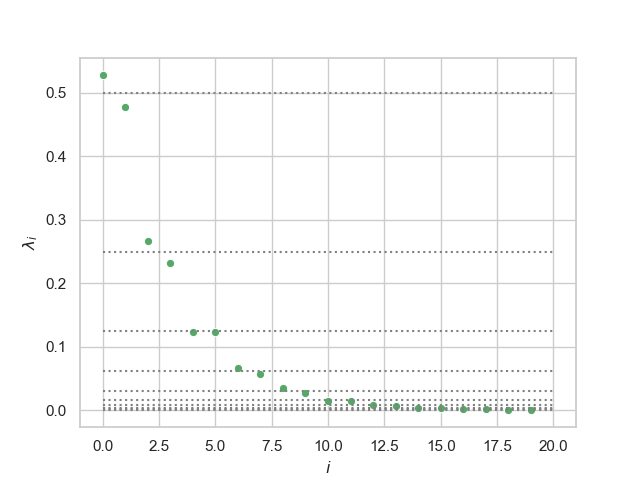

Generate this figure with Python:
"""
Description:
   test script of this papar.
   + Free probability for purely discrete eigenvalues of random matrices
       + Proposition 5.2, Example 5.4
    
Parameters:
    n: size of matrices
    U: samples from Haar measure(uniform distribution on SO(n)). Unitary matrix.

Comment:
    There may be error in Examples 5.4. Index k=1,2,3 should be k=2,3,4.
"""
import numpy as np
import numpy.linalg as LA
from numpy.random import default_rng
import matplotlib.pyplot as plt
import seaborn as sns
rng = default_rng()


# def GUE(n):
#     M = rng.normal(0, 1, size=(n, n)) + rng.normal(0, 1, size=(n, n)) * 1j
#     return (M + np.conjugate(M.T)) / 2


# def GUE2(n, mu):
#     U = Haar(n)
#     D = np.diag(mu)
#     return U @ D @ np.conjugate(U).T


def Haar(n):
    M = rng.normal(0, 1, size=(n, n))
    U, _, _ = LA.svd(M)
    return U


def P(D, U):
    return D + U @ D @ np.conjugate(U).T


n = 500

mu1 = np.array([(-1)**(i % 2) / (i + 1)
                for i in range(n)])  # absolutely convergent series
mu2 = np.array([(-1)**(i % 2) * np.log(i + 1) / (i + 1) ** 3
                for i in range(n)])  # absolutely convergent series
mu3 = np.array([1 / 2 ** (i + 1)
                for i in range(n)])  # absolutely convergent series

mu = mu3
D = np.diag(mu)
U = Haar(n)
# G = GUE2(n, mu2)

EV = LA.eigvals(P(D, U))
EV = np.sort(EV)[::-1]
EV = np.real(EV)
# print(EV)

MU = np.sort(mu)[::-1]
# print(MU)

idx = np.arange(n)


sns.set()
sns.set_style('whitegrid')
sns.set_palette('gray')

len = 20
ax = sns.scatterplot(x=idx[:len], y=EV[:len], color='g')
for i in range(int(len/2)):
    plt.hlines(MU[i], 0, len, linestyle="dotted", color="gray")

ax.set_xlabel("$i$")
ax.set_ylabel("$\lambda_i$")


plt.show()
